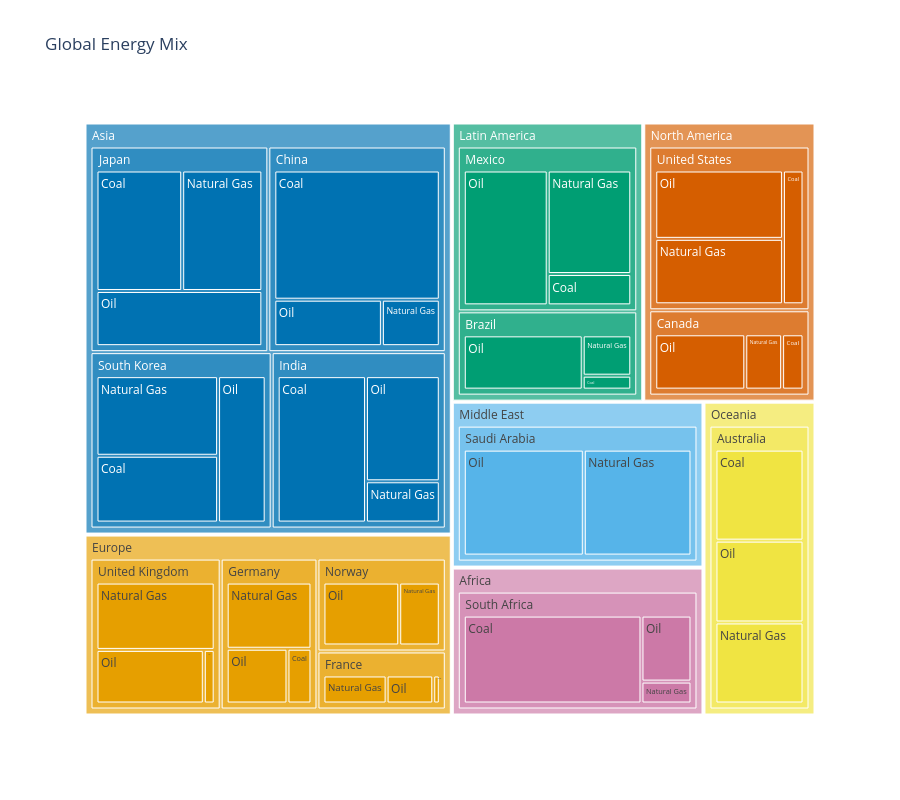

Write notebook code for a chart like this one.
### Markdown cell above
## Task 1 — Treemap: fossil fuel dependency by country

**What to build:** A treemap showing **fossil fuel TWh only**, broken down by Region → Country → Source (Coal / Oil / Natural Gas).

**Requirements:**
- Filter to fossil sources only before plotting
- Use `path=['Region', 'Country', 'Source']` for the hierarchy
- Colour encodes the fossil source type (Coal / Oil / Natural Gas) with a CVD-safe palette
- Show TWh values in labels — no percentages
- Grey out parent nodes (Region and Country level)
- Insight title naming which region or country is most fossil-dependent

> 💡 `df.loc[df['Source_Type'] == 'Fossil']`

### Code cell
OKABE_ITO = [
    "#0072B2",  # Blue
    "#E69F00",  # Orange
    "#009E73",  # Bluish green
    "#D55E00",  # Vermilion
    "#56B4E9",  # Sky blue
    "#CC79A7",  # Reddish purple
    "#F0E442",  # Yellow (use sparingly on white backgrounds)
    "#000000"   # Black
]

df_fossil = df.loc[df['Source_Type'] == 'Fossil']

fig = px.treemap(
    df_fossil,
    path=['Region', 'Country', 'Source'],
    values='TWh',
    title='Global Energy Mix',
    height=800,
    template='plotly_white',
    color_discrete_sequence=OKABE_ITO
)
fig.show()

### Figure 1 — Plotly figure (JSON) as saved in the notebook; plotly's stock layout.template omitted (floating-point values rounded to 4 significant figures)
{"data": [{"branchvalues": "total", "domain": {"x": [0, 1], "y": [0, 1]}, "hovertemplate": "labels=%{label}<br>TWh=%{value}<br>parent=%{parent}<br>id=%{id}<extra></extra>", "ids": ["North America/United States/Coal", "North America/United States/Oil", "North America/United States/Natural Gas", "Asia/China/Coal", "Asia/China/Oil", "Asia/China/Natural Gas", "Europe/Germany/Coal", "Europe/Germany/Oil", "Europe/Germany/Natural Gas", "Europe/France/Coal", "Europe/France/Oil", "Europe/France/Natural Gas", "Europe/United Kingdom/Coal", "Europe/United Kingdom/Oil", "Europe/United Kingdom/Natural Gas", "Asia/India/Coal", "Asia/India/Oil", "Asia/India/Natural Gas", "Latin America/Brazil/Coal", "Latin America/Brazil/Oil", "Latin America/Brazil/Natural Gas", "Oceania/Australia/Coal", "Oceania/Australia/Oil", "Oceania/Australia/Natural Gas", "Asia/Japan/Coal", "Asia/Japan/Oil", "Asia/Japan/Natural Gas", "Asia/South Korea/Coal", "Asia/South Korea/Oil", "Asia/South Korea/Natural Gas", "Europe/Norway/Oil", "Europe/Norway/Natural Gas", "Middle East/Saudi Arabia/Oil", "Middle East/Saudi Arabia/Natural Gas", "Africa/South Africa/Coal", "Africa/South Africa/Oil", "Africa/South Africa/Natural Gas", "North America/Canada/Coal", "North America/Canada/Oil", "North America/Canada/Natural Gas", "Latin America/Mexico/Coal", "Latin America/Mexico/Oil", "Latin America/Mexico/Natural Gas", "North America/United States", "Asia/China", "Europe/Germany", "Europe/France", "Europe/United Kingdom", "Asia/India", "Latin America/Brazil", "Oceania/Australia", "Asia/Japan", "Asia/South Korea", "Europe/Norway", "Middle East/Saudi Arabia", "Africa/South Africa", "North America/Canada", "Latin America/Mexico", "North America", "Asia", "Europe", "Latin America", "Oceania", "Middle East", "Africa"], "labels": ["Coal", "Oil", "Natural Gas", "Coal", "Oil", "Natural Gas", "Coal", "Oil", "Natural Gas", "Coal", "Oil", "Natural Gas", "Coal", "Oil", "Natural Gas", "Coal", "Oil", "Natural Gas", "Coal", "Oil", "Natural Gas", "Coal", "Oil", "Natural Gas", "Coal", "Oil", "Natural Gas", "Coal", "Oil", "Natural Gas", "Oil", "Natural Gas", "Oil", "Natural Gas", "Coal", "Oil", "Natural Gas", "Coal", "Oil", "Natural Gas", "Coal", "Oil", "Natural Gas", "United States", "China", "Germany", "France", "United Kingdom", "India", "Brazil", "Australia", "Japan", "South Korea", "Norway", "Saudi Arabia", "South Africa", "Canada", "Mexico", "North America", "Asia", "Europe", "Latin America", "Oceania", "Middle East", "Africa"], "name": "", "parents": ["North America/United States", "North America/United States", "North America/United States", "Asia/China", "Asia/China", "Asia/China", "Europe/Germany", "Europe/Germany", "Europe/Germany", "Europe/France", "Europe/France", "Europe/France", "Europe/United Kingdom", "Europe/United Kingdom", "Europe/United Kingdom", "Asia/India", "Asia/India", "Asia/India", "Latin America/Brazil", "Latin America/Brazil", "Latin America/Brazil", "Oceania/Australia", "Oceania/Australia", "Oceania/Australia", "Asia/Japan", "Asia/Japan", "Asia/Japan", "Asia/South Korea", "Asia/South Korea", "Asia/South Korea", "Europe/Norway", "Europe/Norway", "Middle East/Saudi Arabia", "Middle East/Saudi Arabia", "Africa/South Africa", "Africa/South Africa", "Africa/South Africa", "North America/Canada", "North America/Canada", "North America/Canada", "Latin America/Mexico", "Latin America/Mexico", "Latin America/Mexico", "North America", "Asia", "Europe", "Europe", "Europe", "Asia", "Latin America", "Oceania", "Asia", "Asia", "Europe", "Middle East", "Africa", "North America", "Latin America", "", "", "", "", "", "", ""], "type": "treemap", "values": [1015.0, 3220.0, 3083.0, 6929.0, 1620.0, 872.0, 537.0, 1361.0, 2293.0, 120.0, 857.0, 1160.0, 230.0, 2269.0, 3139.0, 4319.0, 2593.0, 1018.0, 312.0, 2973.0, 902.0, 2919.0, 2624.0, 2599.0, 3347.0, 2965.0, 3130.0, 2706.0, 2322.0, 3224.0, 2228.0, 1193.0, 5098.0, 4573.0, 6727.0, 1421.0, 472.0, 550.0, 2315.0, 948.0, 949.0, 4103.0, 3137.0, 7318.0, 9421.0, 4191.0, 2137.0, 5638.0, 7930.0, 4187.0, 8142.0, 9442.0, 8252.0, 3421.0, 9671.0, 8620.0, 3813.0, 8189.0, 11130.0, 35050.0, 15390.0, 12380.0, 8142.0, 9671.0, 8620.0]}], "layout": {"height": 800, "legend": {"tracegroupgap": 0}, "title": {"text": "Global Energy Mix"}, "treemapcolorway": ["#0072B2", "#E69F00", "#009E73", "#D55E00", "#56B4E9", "#CC79A7", "#F0E442", "#000000"]}}
